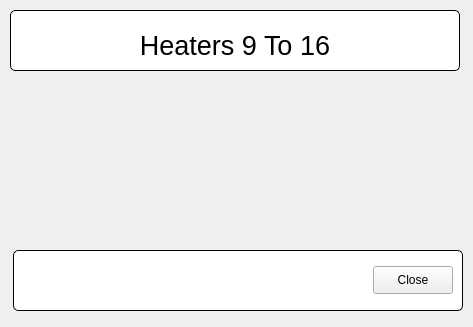
<?xml version="1.0" encoding="UTF-8"?>
<ui version="4.0">
 <class>Heaters9To16</class>
 <widget class="QMainWindow" name="Heaters9To16">
  <property name="geometry">
   <rect>
    <x>0</x>
    <y>0</y>
    <width>473</width>
    <height>327</height>
   </rect>
  </property>
  <property name="windowTitle">
   <string>MainWindow</string>
  </property>
  <widget class="QWidget" name="centralwidget">
   <widget class="QGroupBox" name="ltFooter_2">
    <property name="geometry">
     <rect>
      <x>10</x>
      <y>10</y>
      <width>450</width>
      <height>61</height>
     </rect>
    </property>
    <property name="styleSheet">
     <string notr="true">QGroupBox {
	background-color: rgb(255, 255, 255);
    border: 1px solid black;
    border-radius: 5px;
    margin-top: 0.5em;
}

QGroupBox::title {
    subcontrol-origin: margin;
    left: 10px;
    padding: 0 3px 0 3px;
}</string>
    </property>
    <property name="title">
     <string/>
    </property>
    <widget class="QLabel" name="labelTitle">
     <property name="geometry">
      <rect>
       <x>10</x>
       <y>10</y>
       <width>430</width>
       <height>50</height>
      </rect>
     </property>
     <property name="font">
      <font>
       <pointsize>20</pointsize>
       <weight>50</weight>
       <italic>false</italic>
       <bold>false</bold>
      </font>
     </property>
     <property name="text">
      <string>Heaters 9 To 16</string>
     </property>
     <property name="alignment">
      <set>Qt::AlignCenter</set>
     </property>
    </widget>
   </widget>
   <widget class="QGroupBox" name="ltFooter">
    <property name="geometry">
     <rect>
      <x>13</x>
      <y>250</y>
      <width>450</width>
      <height>61</height>
     </rect>
    </property>
    <property name="styleSheet">
     <string notr="true">QGroupBox {
	background-color: rgb(255, 255, 255);
    border: 1px solid black;
    border-radius: 5px;
    margin-top: 0.5em;
}

QGroupBox::title {
    subcontrol-origin: margin;
    left: 10px;
    padding: 0 3px 0 3px;
}</string>
    </property>
    <property name="title">
     <string/>
    </property>
    <layout class="QHBoxLayout" name="horizontalLayout_3" stretch="0,0">
     <property name="spacing">
      <number>0</number>
     </property>
     <item>
      <spacer name="horizontalSpacer_2">
       <property name="orientation">
        <enum>Qt::Horizontal</enum>
       </property>
       <property name="sizeHint" stdset="0">
        <size>
         <width>447</width>
         <height>20</height>
        </size>
       </property>
      </spacer>
     </item>
     <item>
      <widget class="QPushButton" name="btnClose">
       <property name="minimumSize">
        <size>
         <width>80</width>
         <height>28</height>
        </size>
       </property>
       <property name="maximumSize">
        <size>
         <width>16777215</width>
         <height>28</height>
        </size>
       </property>
       <property name="text">
        <string>Close</string>
       </property>
      </widget>
     </item>
    </layout>
   </widget>
  </widget>
 </widget>
 <resources/>
 <connections/>
</ui>
